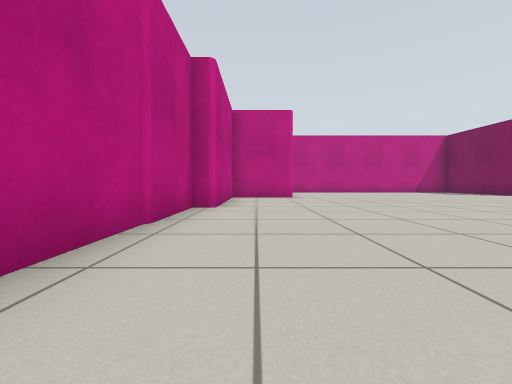
view 1 (above)

15 first-person views from a walk through a world built for the Gazebo simulator. The camera is 0.5 m above the floor, tilts 2° down and sees 90° across. The floor is counted in squares, 1 m on a side. Each view is taken from the middle of a square. On the plan, view 1 faces up. The plan holds only what a view shows up to about 9 squares ahead; the rest is blank.

view 2
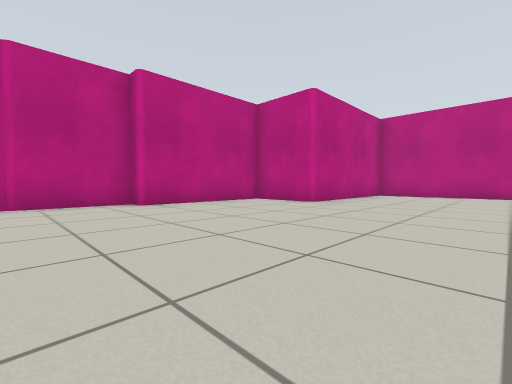

view 3
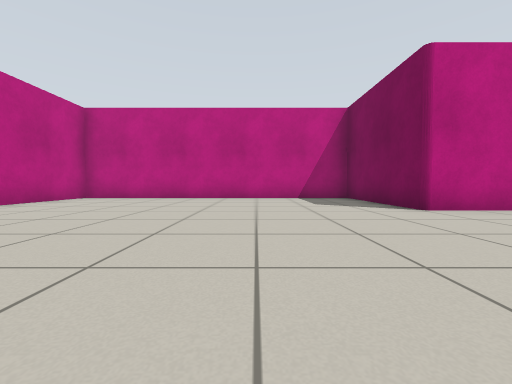

view 4
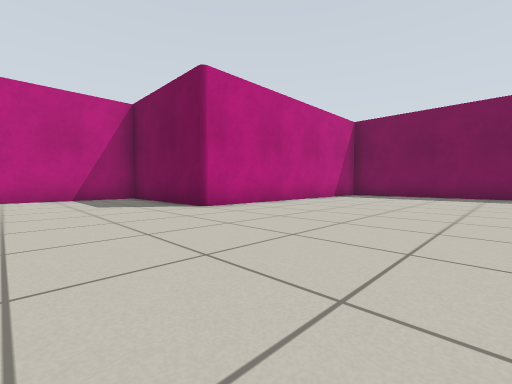

view 5
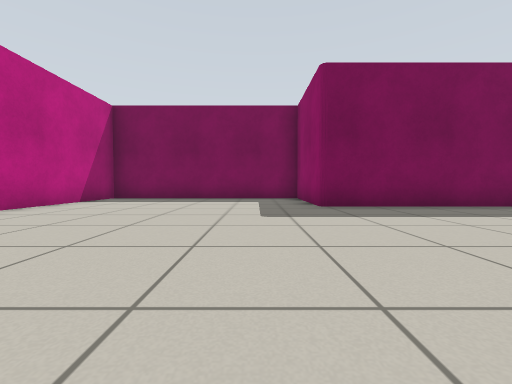

view 6
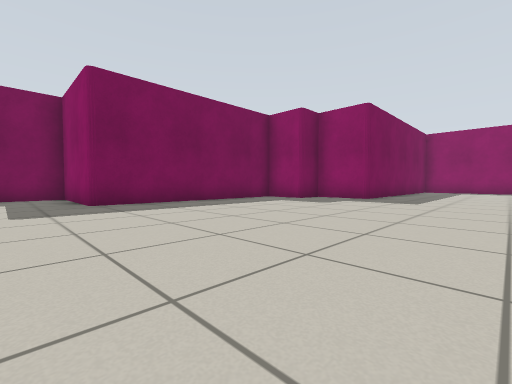

view 7
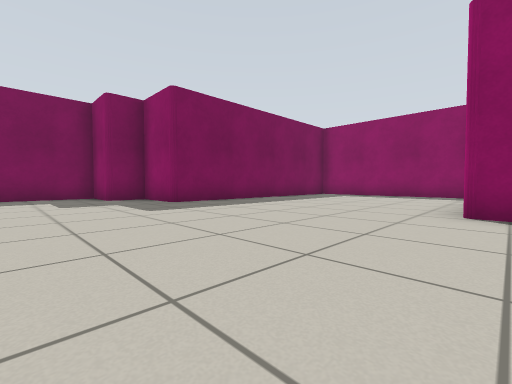

view 8
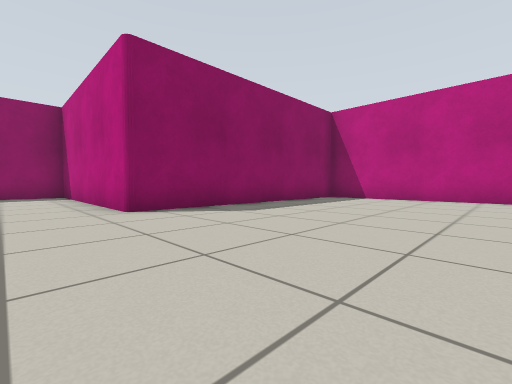

view 9
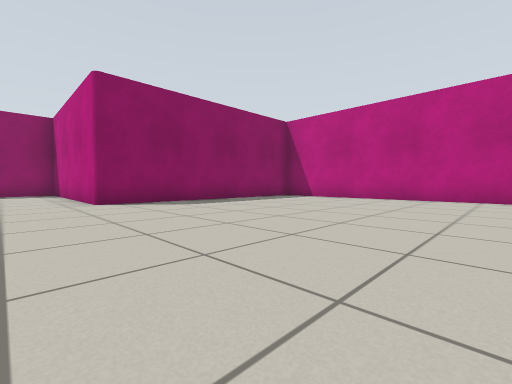

view 10
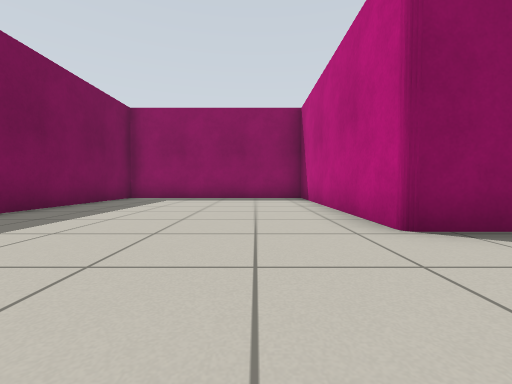

view 11
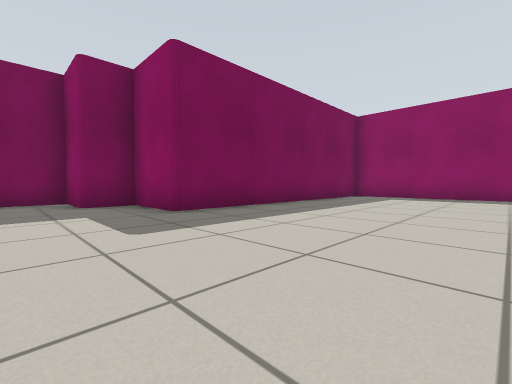

view 12
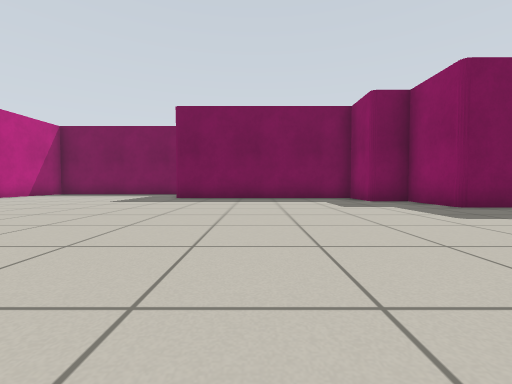

view 13
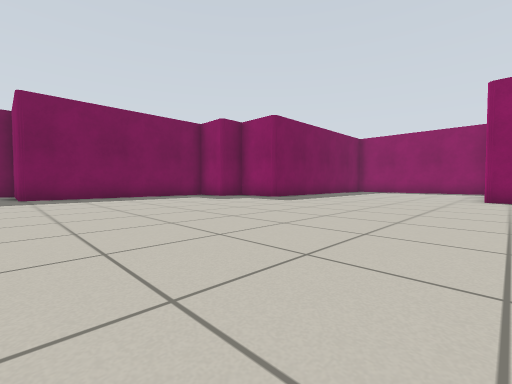

view 14
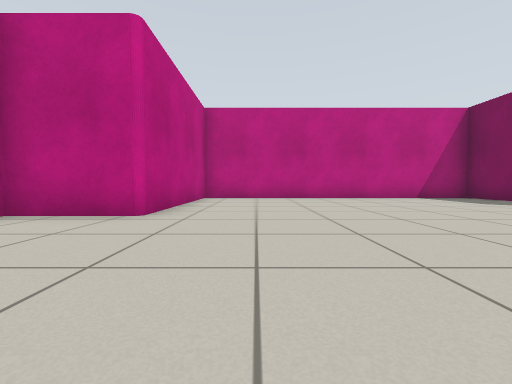

view 15
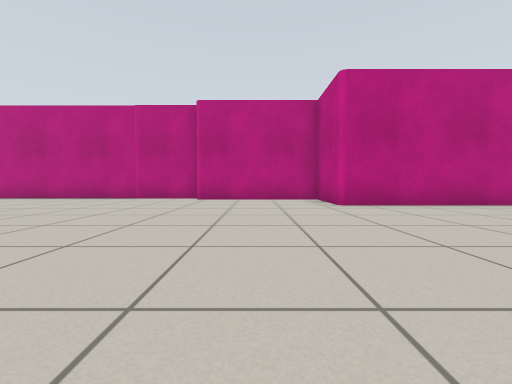

### Floor plan
Points are (right, up) in squares from view 1. A wall is a line through its corners. A room is listed if a view was taken in it or the views show most of it. See-through windows are left out.
Room 1 (views 1, 2, 3, 4, 5, 6, 7, 8, 9, 10, 11, 12, 13, 14, 15)
walls: (10.1, 9.6) (10.1, 13.6) (1.3, 13.6) (1.3, 8.9) (-0.8, 8.9) (-0.8, 5.2) (-1.4, 5.2) (-1.4, -4.6) (5.5, -4.6) (5.5, -10.6) (11.2, -10.6) (11.2, -3.2) (13, -3.2) (13, -2.1) (14.4, -2.1) (14.4, 3.6) (17.4, 3.6) (17.4, 9.6) (10.1, 9.6)

Where each view was taken, in squares from view 1:
view 1: 0 up, 0 right, facing up
view 2: 3 up, 5 right, facing up-left
view 3: 5 up, 7 right, facing up
view 4: 5 up, 7 right, facing up-right
view 5: 5 up, 9 right, facing right
view 6: 5 up, 8 right, facing down-right
view 7: 0 up, 5 right, facing down-right
view 8: 0 up, 7 right, facing down-left
view 9: 2 up, 7 right, facing down-left
view 10: 2 down, 7 right, facing down
view 11: 1 down, 7 right, facing down-right
view 12: 1 up, 6 right, facing right
view 13: 4 up, 5 right, facing down-right
view 14: 5 up, 3 right, facing up
view 15: 7 up, 7 right, facing left
